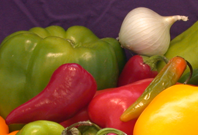
%> input picture labe -2-2011561103 -MD MUSTAFIZUR RAHMAN/experiment 3/onion.png, 198 x 135 px
$ octave histogram.m   (GNU Octave 9; MATLAB toolbox functions it lacks are replaced by stand-ins)
%> lines starting %> are read from the running program, lines starting %| are printed output that depends on the picture
clc;
close all;
clear all;

Imag = imread('onion.png');
%> Imag is the input picture: size 135x198x3 uint8; mean R, G, B 137.3, 92.8, 45.3
figure()
imshow(Imag),title('original image');

ImagGray = rgb2gray(Imag);  % get grayscale image
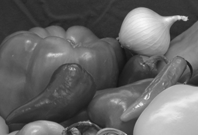
%> ImagGray: size 135x198 uint8; min 20, max 247, mean 100.7
figure()
imshow(ImagGray),title(' grayscale image ');

[r,c] = size(ImagGray);	% get image size
%> r = 135; c = 198

GrayPixNum = zeros(1,255);
for i = 1:r
for j = 1:c
% Count the number of occurrences of each pixel value
        GrayPixNum(1,ImagGray(i,j)) = GrayPixNum(1,ImagGray(i,j))+1;
    end
end
%> after the loop, GrayPixNum = 255 values, max 680 at index 49, min 0 at index 1, mean 104.8
% Normalize the grayscale histogram
GrayPixPro = GrayPixNum./(r*c);
%> GrayPixPro = 255 values, max 0.0254 at index 49, min 0 at index 1, mean 0.00392
figure()
plot(GrayPixPro),title('image histogram');
%> after `title('image histogram')`:
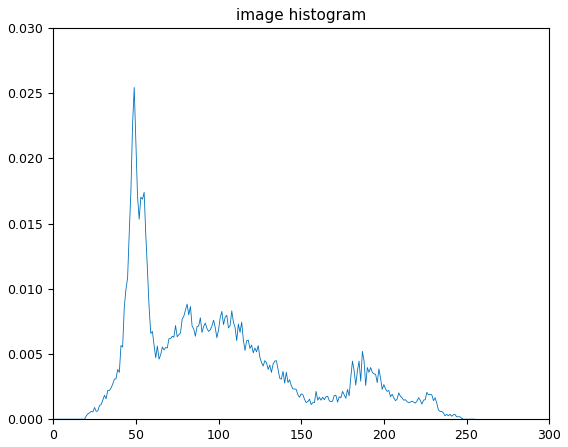
%> figure redrawn from the program's plot data; curve peaks at x = 49, y = 0.0254

% Histogram accumulation
GrayAdd = zeros(1,255);  %Get a vector with row 1, column 255, and value 0
GrayAdd(1,1) = GrayPixPro(1,1);
for i = 2:255
    GrayAdd(1,i) = GrayAdd(1,i-1)+GrayPixPro(1,i); %Calculate the pixel cumulative sum
end
%> after the loop, GrayAdd = 255 values from 0 to 1
NewGray = round(GrayAdd.*254.+0.5);
%> NewGray = 255 values from 1 to 254
NewGrayPro = zeros(1,255);
for i = 1:255
GrayTemp = NewGray(1,i);
%Calculate the pixel values of the new image after equalization
    NewGrayPro(1,GrayTemp) = NewGrayPro(1,GrayTemp)+GrayPixPro(1,i);
end
%> this loop made 255 passes
%> GrayTemp on passes 1 to 3: 1, 1, 1
%> after the loop, NewGrayPro = 255 values, max 0.0254 at index 40, min 0 at index 10, mean 0.00392
figure()
% ‘.*’: Multiply the corresponding element values
plot(NewGrayPro.*(r*c)),title('equalization Histogram');
%> after `title('equalization Histogram')`:
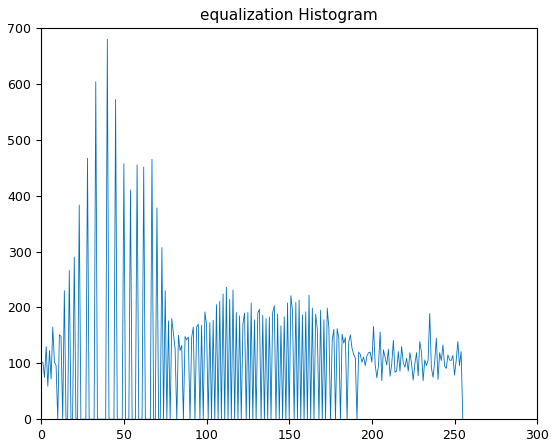
%> figure redrawn from the program's plot data; curve peaks at x = 40, y = 680
% Equalized image with equalization histogram and mapping
NewImag = zeros(r,c);
for i =1:r
    for j = 1:c
        NewImag(i,j) = NewGray(1,ImagGray(i,j));
    end
end
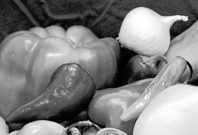
%> NewImag: size 135x198 double; min 1, max 254, mean 128.5
NewImag = uint8(NewImag);
%> NewImag: size 135x198 uint8
figure()
imshow(NewImag),title('equalized image');

figure()
plot(NewGray),title('grayscale transformation curve');
%> after `title('grayscale transformation curve')`:
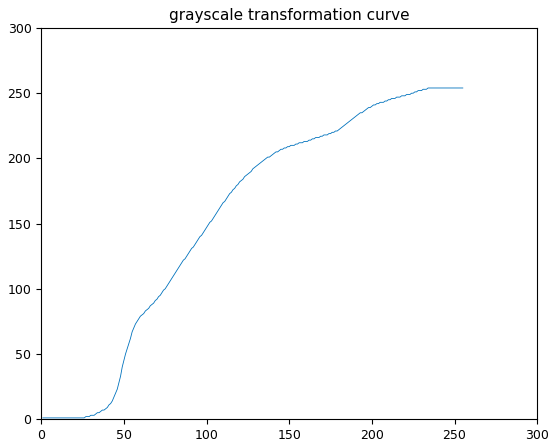
%> figure redrawn from the program's plot data; curve peaks at x = 234, y = 254
